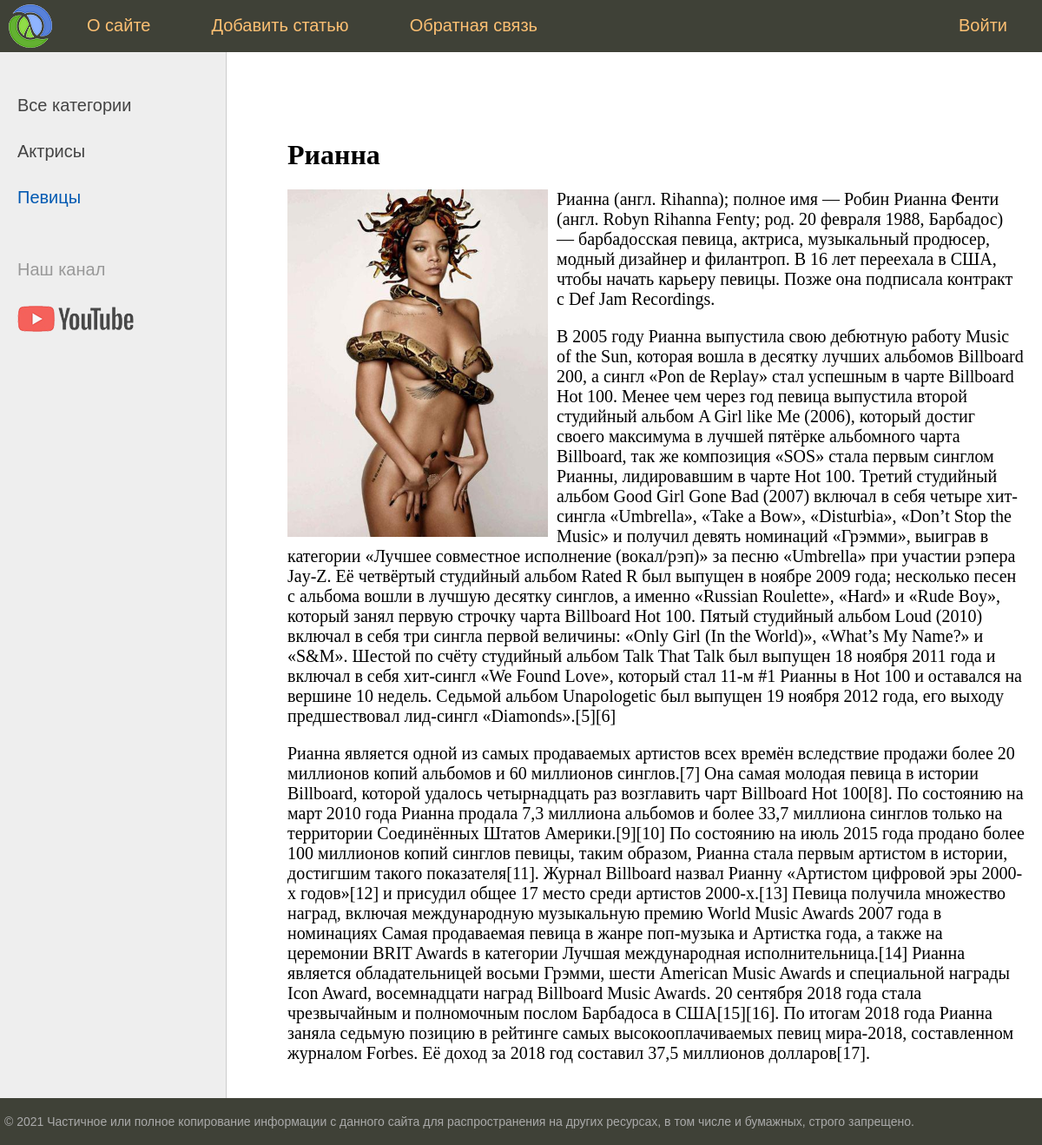
Page /post/rianna/ on the committed database.
### women/models.py (models this page shows, shortened)
class Category(models.Model):
    name = models.CharField(max_length=100, db_index=True, verbose_name='Имя кат.')   # verbose_name исп-ся для измнения поля в шапке админ панели
    slug = models.SlugField(max_length=255, unique=True, db_index=True, verbose_name="URL")
    def get_absolute_url(self):
        return reverse('category', args=[self.slug])      # в видео было kwargs={'cat_slug': self.slug}
    class Meta:
        verbose_name = "Категории"                          # чтобы на админ панели названия были как мы хотим
        verbose_name_plural = "Категории"                   # чтобы на админ панели названия были как мы хотим
        ordering = ['name']                        # для сортировки(сначала по полю 'time_create' если одинаково то по 'title')

class Women(models.Model):
    title = models.CharField(max_length=255, verbose_name = "заголовок")            # verbose_name исп-ся для измнения поля в шапке админ панели
    slug = models.SlugField(max_length=255, unique=True, db_index=True, verbose_name="URL")  # unique=True означает уникальность, db_index чтобы это поле было индесируемым для быстрого поиска
    content = models.TextField(blank=True, verbose_name = "текст статьи")
    photo = models.ImageField(upload_to="photos/%Y/%m/%d/", verbose_name = "фото")
    time_create = models.DateTimeField(auto_now_add=True)
    time_update = models.DateTimeField(auto_now=True)
    is_published = models.BooleanField(default=True, verbose_name = "публикация")
    cat = models.ForeignKey('Category', on_delete=models.PROTECT, null=True, verbose_name = "категории")        # Category в кавычках потому что он идет ниже (если был бы высше можно было бы без кавычек) null=True т.к. в таблице caregory еще нет значении
    class Meta:
        verbose_name = "Известные женщины"                          # чтобы на админ панели названия были как мы хотим
        verbose_name_plural = "Известные женщины"                   # чтобы на админ панели названия были как мы хотим
        ordering = ['-time_create', 'title']                        # для сортировки(сначала по полю 'time_create' если одинаково то по 'title')

### women/views.py (the view)
# urls.py: path('post/<slug:post_slug>/', ShowPost.as_view(), name='post'),
class ShowPost(DetailView):
    model = Women
    template_name = 'women/post.html'
    slug_url_kwarg = 'post_slug'                                #переопределение перемнной (по умолчанию "slug")
    context_object_name = 'post'
    def get_context_data(self, object_list=None, **kwargs):     #функция для формирования и динамического и статического контекста
        context = super().get_context_data(**kwargs)            #через базовый класс ListView получам уже существующий контекст
        context['menu'] = menu                                  #добавляем пункты
        context['title'] = str(context['post'].title)
        context['cat_selected'] = context['post'].cat_id
        return context

### women/templatetags/women_tags.py (called while the page is built)
@register.simple_tag(name='getcats')          # декотратор для превращения функции в тэг
def get_categories(filter=None):
    if not filter:
        return Category.objects.all()
    else:
        return Category.objects.filter(pk=filter)

@register.inclusion_tag('women/list_categories.html')   # тэг который возр-ет шаблон list_categories.html с передачей в нее параметров "cats"
def show_categories(sort=None, selected=None):
    if not sort:
        cats = Category.objects.all()
    else:
        cats = Category.objects.order_by(sort)
    return {"cats":cats, "cat_selected":selected}

### women/templates/women/post.html
{% extends 'women/base.html' %}
{% block content %}
<h1>{{post.title}}</h1>
<p><img class="img-article-left" src="{{ post.photo.url }}"></p>
<p>{{ post.content|linebreaks }}</p>
{% endblock %}

### women/templates/women/list_categories.html
{% for c in cats %}
	{% if c.pk == cat_selected %}
		<li class="selected">{{c.name}}</li>
	{% else %}
		<li><a href="{{ c.get_absolute_url }}">{{c.name}}</a></li>
	{% endif %}
{% endfor %}

### women/static/women/css/styles.css (style rules this page uses)
html, body { font-family: 'Arial'; margin: 0; padding: 0; height: 100%; width: 100%; color: #444; }
a { color: #0059b2; text-decoration: none; }
img { max-width: 600px; height: auto; }
img.img-article-left { max-width: 300px; height: auto; float: left; padding: 0 10px 10px 0; }
.left-chapters ul li { margin: 30px 0 0 0; color: #999; }
.left-chapters ul li.selected { color: #0059b2; }
.left-chapters ul li a { color: #444; text-decoration: none; }
.content-text h1 { font-size: 32px; }

### rows in the picture
Category: name "Актрисы"
Category: name "Певицы"
Women: title "Рианна", photo (picture), content "Рианна (англ. Rihanna); полное имя — Робин Рианна Фенти (англ. Robyn Rihanna Fenty; род. 20 февраля 1988, Барбадос) — барбадосская певица, актриса, музыкальный продюсер, модный дизайнер и филантроп. В 16 лет переехала в США, чтобы начать карьеру певицы. Позже она подписала контракт с Def Jam Recordings. В 2005 году Рианна выпустила свою дебютную работу Music of the Sun, которая вошла в десятку лучших альбомов Billboard 200, а сингл «Pon de Replay» стал успешным в чарте Billboard Hot 100. Менее чем через год певица выпустила второй студийный альбом A Girl like Me (2006), который достиг своего максимума в лучшей пятёрке альбомного чарта Billboard, так же композиция «SOS» стала первым синглом…"

### other values in the picture
{{ m.title }} "О сайте" "Добавить статью" "Обратная связь"
{{ m.title }} "Войти"
